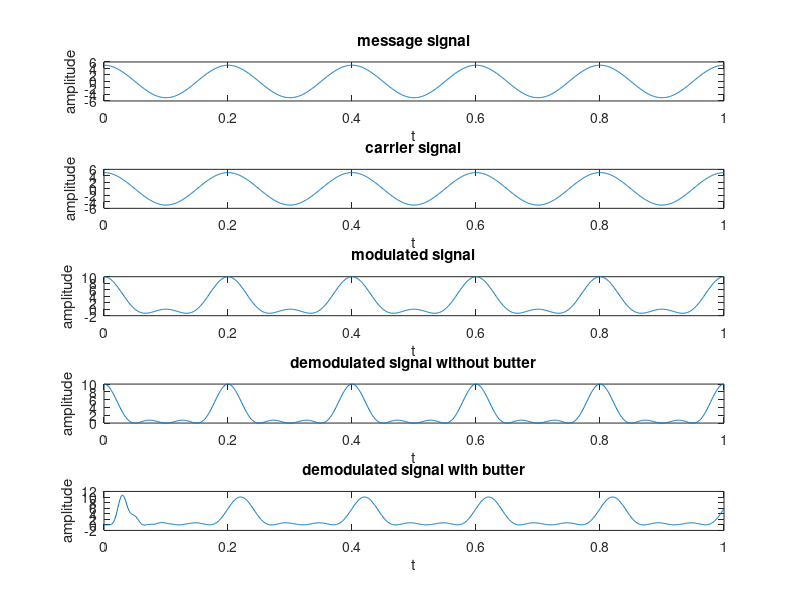

Here is the MATLAB script that generated this plot:

%Amplitude modulation, demodulation with filter and without filter
%Critical modulation, over modulation and under modulation
close all
clear all
clc
    
am=input('amplitude of message signal=');
fm=input('frequency of message signal=');
ac=input('amplitude of carrier signal=');
fc=input('frequency of carrier signal=');

t=0:0.001:1;

mt=am*cos(2*pi*fm*t); %message signal
ct=ac*cos(2*pi*fc*t); %carrier signal
amt=(ac+mt).*cos(2*pi*fc*t); %modulated signal
dmt=amt.*cos(2*pi*fc*t); %demodulated signal

%applying filter
[b,a]=butter(10,0.1);
fdmt=filter(b,a,dmt);

%message signal
subplot(5,1,1);
plot(t,mt);
title('message signal')
xlabel('t')
ylabel('amplitude')

%carrier signal
subplot(5,1,2);
plot(t,ct);
title('carrier signal')
xlabel('t')
ylabel('amplitude')

%modulated signal
subplot(5,1,3);
plot(t,amt);
title('modulated signal')
xlabel('t')
ylabel('amplitude')

%demodulated signal (without filter)
subplot(5,1,4);
plot(t,dmt);
title('demodulated signal without butter')
xlabel('t')
ylabel('amplitude')

%demodulated signal (with filter)
subplot(5,1,5);
plot(t,fdmt);
title('demodulated signal with butter')
xlabel('t')
ylabel('amplitude')
